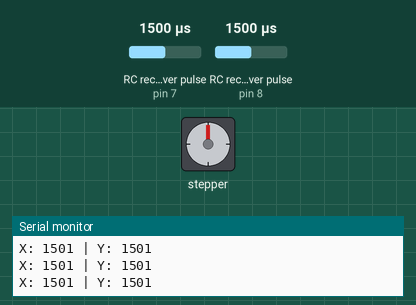
This sketch was run on a simulated Arduino Uno, built with avr-gcc and run on an emulated ATmega328P. Shown: stepper motor, the last lines printed to the serial monitor. Wiring (inferred from the names in the program): 2 × RC receiver channel: data pin 7 / data pin 8; stepper motor driver (200 steps per turn assumed): step pin 2; direction pin 3. The test bench sets the inputs (shaded band); at power-on: RC receiver pulse (sensors on pin 8, pin 7) 1500 µs.

Above: at 1.2 s.
1.3 s: RC receiver pulse (sensor on pin 8) set to 1408 µs
2.8 s: RC receiver pulse (sensor on pin 8) set to 1391 µs
At 3.26 s:
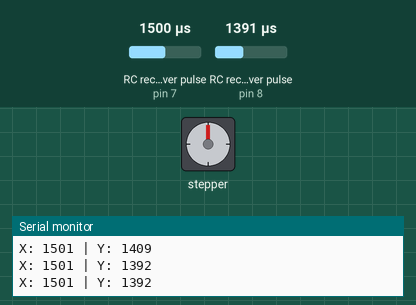
At 11.73 s:
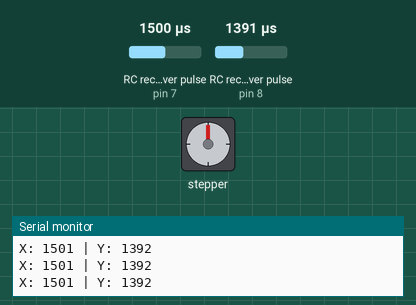
Timing chart, 0 to 11.8 s (numbered marks = the images above; inputs shaded):
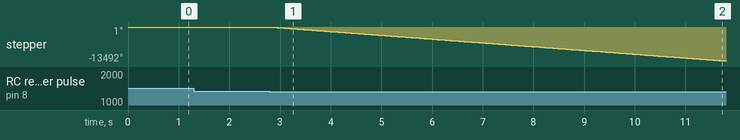

The sketch:

stepperflysky.ino
```cpp
// Arduino Pins for stepper control
const int stepPin = 2;
const int dirPin = 3;

// RC Receiver Input Pins
const int chXPin = 7;  // Joystick X-axis (left/right)
const int chYPin = 8;  // Joystick Y-axis (up/down)

int chXValue;
int chYValue;

void setup() {
  // Setup Serial Monitor for debugging
  Serial.begin(9600);

  // Setup pin modes for Stepper Driver
  pinMode(stepPin, OUTPUT);
  pinMode(dirPin, OUTPUT);

  // RC Receiver Pins as inputs
  pinMode(chXPin, INPUT);
  pinMode(chYPin, INPUT);
}

void loop() {
  // Read PWM signal from FlySky receiver (1000 to 2000 microseconds)
  chXValue = pulseIn(chXPin, HIGH, 25000);
  chYValue = pulseIn(chYPin, HIGH, 25000);

  // Debugging: Check receiver input values
  Serial.print("X: "); Serial.print(chXValue);
  Serial.print(" | Y: "); Serial.println(chYValue);

  // Control thresholds (tune as necessary)
  if (chYValue > 1600) {
    // Move motor forward (e.g., upward)
    digitalWrite(dirPin, HIGH);
    stepMotor(200); // Adjust steps for desired movement
  }
  else if (chYValue < 1400) {
    // Move motor backward (e.g., downward)
    digitalWrite(dirPin, LOW);
    stepMotor(200);
  }

  // Add delay to avoid overly sensitive controls
  delay(20);
}

// Function to generate steps
void stepMotor(int steps) {
  for(int i = 0; i < steps; i++) {
    digitalWrite(stepPin, HIGH);
    delayMicroseconds(500); // Pulse duration (adjust for speed)
    digitalWrite(stepPin, LOW);
    delayMicroseconds(500);
  }
}
```

Measured:
- the behaviour switches between 1399 and 1398 µs on RC receiver pulse (sensor on pin 8) (found by bisection; images 0 and 1)
- after the input at 2.8 s, stepper: keeps turning counter-clockwise at about 1503°/s, starting at once
